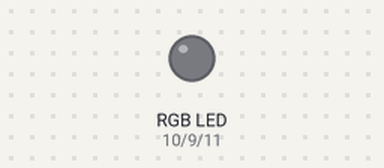
This sketch was run on a simulated Arduino Uno, built with avr-gcc and run on an emulated ATmega328P. Parts: an RGB LED mixed from three pins (HIGH = lit). Dim RGB values are drawn brighter than linear.

Above: at 0.15 s.
At 20.07 s:
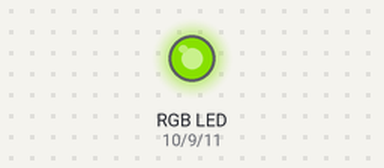
Timing chart, 0 to 20.0 s (numbered marks = the images above):
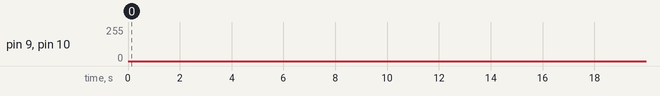

The sketch:

MoodLamp.ino
```cpp
/*
  Unsere Mood Lampe

  Bereit von Euch angepasst zu werden.
  Wir benutzen hier den Common Kathode Modus (alle negativen Pole sind zusammengehängt)
 */

// Konstanten festlegen: Konstanten können im Programm nicht überschrieben werden.
const int redPin = 10;      // Der Pin an welchem das rote LED angehängt ist
const int greenPin = 9;     // Der Pin an welchem das grüne LED angehängt ist
const int bluePin = 11;      // Der Pin an welchem das blaue LED angehängt ist

// Die Setup-Schleife läuft nach dem Start des Arduino genau 1x durch
void setup() {
  setColorRgb(0,0,0);      // Beginne das Programm mit allen LEDs ausgeschaltet
}

// Die Loop-Funktion wiederholt sich immer wieder solange das Gerät Strom hat.
void loop() {
  // Festlegen eines Array = eine Variable mit 3 Speicherpositionen für die Farbwerte R, G und B
  unsigned int rgbColor[3];

  // Beginnen wir mit einem roten LED
  rgbColor[0] = 255;
  rgbColor[1] = 0;
  rgbColor[2] = 0;

  // Wählt aus welche Farben an Intensität zu- oder abnehmen sollen.
  for (int decColor = 0; decColor < 3; decColor += 1) {

    int incColor;
    if (decColor == 2) {
        incColor = 0;
    } else {
        incColor = decColor +1;
    }

    // Zwei Farben Cross-Faden: Von einer zur anderen Farbe übergehen
    for(int i = 0; i < 255; i += 1) {
      rgbColor[decColor] -= 1;
      rgbColor[incColor] += 1;

      setColorRgb(rgbColor[0], rgbColor[1], rgbColor[2]);
      delay(5);
    }
  }
}

void setColorRgb(unsigned int red, unsigned int green, unsigned int blue) {
  analogWrite(redPin, red);       //Sende den roten Farbanteil an das LED
  analogWrite(greenPin, green);   //Sende den grünen Farbanteil an das LED
  analogWrite(bluePin, blue);     //Sende den blauen Farbanteil an das LED
 }
```
